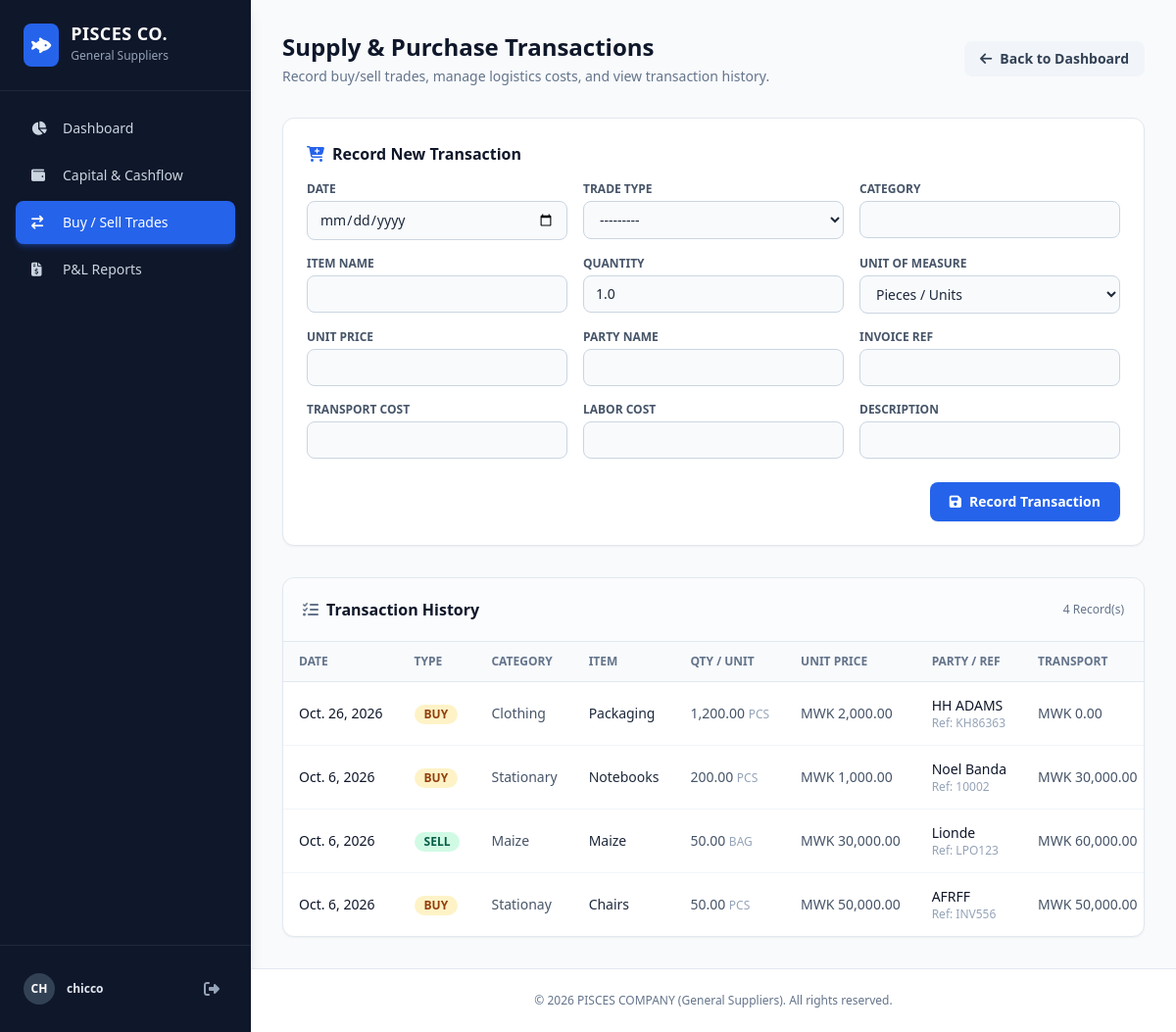
Page /trades/ (signed in) on the committed database.
### pisces_app/models.py (models this page shows, shortened)
class Trade(models.Model):
    TRADE_TYPES = [
        ('BUY', 'Purchase / Buy'),
        ('SELL', 'Supply / Sell'),
    ]
    UNIT_CHOICES = [
        ('PCS', 'Pieces / Units'),
        ('BOX', 'Boxes / Cartons'),
        ('BAG', 'Bags'),
        ('KG', 'Kilograms'),
        ('LTR', 'Liters'),
        ('SET', 'Sets / Bundles'),
    ]
    date = models.DateField(default=timezone.now)
    trade_type = models.CharField(max_length=4, choices=TRADE_TYPES)
    category = models.CharField(max_length=100, help_text="e.g., Office Stationery, Hardware, Electronics")
    item_name = models.CharField(max_length=150)
    quantity = models.DecimalField(max_digits=10, decimal_places=2, default=1.00)
    unit_of_measure = models.CharField(max_length=10, choices=UNIT_CHOICES, default='PCS')
    unit_price = models.DecimalField(max_digits=10, decimal_places=2, help_text="Buying or Selling price per unit")
    party_name = models.CharField(max_length=150, blank=True, null=True, help_text="Supplier Name or Client/Organization Name")
    invoice_ref = models.CharField(max_length=50, blank=True, null=True, help_text="LPO or Invoice Number")
    transport_cost = models.DecimalField(max_digits=10, decimal_places=2, default=0.00)
    labor_cost = models.DecimalField(max_digits=10, decimal_places=2, default=0.00)
    description = models.CharField(max_length=255, blank=True, null=True)
    @property
    def item_total(self):
        return self.quantity * self.unit_price
    @property
    def grand_total(self):
        if self.trade_type == 'BUY':
            return self.item_total + self.transport_cost + self.labor_cost
        return self.item_total

### pisces_app/views.py (the view)
# urls.py: path('trades/', views.trades_view, name='trades'),
@login_required
def trades_view(request):
    if request.method == 'POST':
        form = TradeForm(request.POST)
        if form.is_valid():
            form.save()
            messages.success(request, 'Trade transaction saved successfully!')
            return redirect('trades')
        else:
            messages.error(request, 'Failed to record trade. Please check form inputs.')
    else:
        form = TradeForm()
    records = Trade.objects.all().order_by('-date')
    return render(request, 'trades.html', {'form': form, 'records': records})

### pisces_app/context_processors.py (called while the page is built)
def currency_context(request):
    return {
        'currency_symbol': getattr(settings, 'CURRENCY_SYMBOL', '$')
    }

### pisces_app/templates/trades.html (shortened to what this page needs)
{% extends 'base.html' %}
{% load humanize %}
{% block content %}
<div class="mb-8 flex flex-col md:flex-row md:items-center md:justify-between gap-4">
    <div>
        <h1 class="text-2xl font-bold text-slate-900">Supply & Purchase Transactions</h1>
        <p class="text-sm text-slate-500 mt-1">Record buy/sell trades, manage logistics costs, and view transaction history.</p>
    </div>
    <div>
        <a href="{% url 'dashboard' %}" class="inline-flex items-center gap-2 px-4 py-2 bg-slate-100 hover:bg-slate-200 text-slate-700 rounded-lg text-sm font-semibold transition">
            <i class="fa-solid fa-arrow-left"></i> Back to Dashboard
        </a>
    </div>
</div>
<div class="bg-white rounded-xl border border-slate-200 shadow-sm p-6 mb-8">
    <h2 class="text-base font-bold text-slate-900 mb-4 flex items-center gap-2">
        <i class="fa-solid fa-cart-plus text-blue-600"></i> Record New Transaction
    </h2>
    <form method="post" class="space-y-4">
        <div class="grid grid-cols-1 md:grid-cols-2 lg:grid-cols-3 gap-4">
            {% for field in form %}
            <div>
                <label for="{{ field.id_for_label }}" class="block text-xs font-semibold text-slate-600 uppercase mb-1">
                    {{ field.label }}
                </label>
                <div class="relative">
                    {% if field.field.widget.input_type == 'select' or field.field.choices %}
                        <select name="{{ field.name }}"
                                id="{{ field.id_for_label }}"
                                class="w-full px-3 py-2 bg-slate-50 border border-slate-300 rounded-lg text-sm focus:outline-none focus:ring-2 focus:ring-blue-500 focus:bg-white transition text-slate-800"
                                {% if field.field.required %}required{% endif %}>
                            {% for value, text in field.field.choices %}
                                <option value="{{ value }}" {% if field.value|stringformat:"s" == value|stringformat:"s" %}selected{% endif %}>
                                    {{ text }}
                                </option>
                            {% endfor %}
                        </select>
                    {% else %}
                        <input type="{{ field.field.widget.input_type|default:'text' }}"
                               name="{{ field.name }}"
                               id="{{ field.id_for_label }}"
                               value="{{ field.value|default:'' }}"
                               class="w-full px-3 py-2 bg-slate-50 border border-slate-300 rounded-lg text-sm focus:outline-none focus:ring-2 focus:ring-blue-500 focus:bg-white transition"
                               {% if field.field.required %}required{% endif %}>
                    {% endif %}
                </div>
            </div>
            {% endfor %}
        </div>
        <div class="flex justify-end pt-2">
            <button type="submit" class="inline-flex items-center gap-2 px-5 py-2.5 bg-blue-600 hover:bg-blue-700 text-white font-semibold rounded-lg text-sm shadow-sm transition">
                <i class="fa-solid fa-save"></i> Record Transaction
            </button>
        </div>
    </form>
</div>
<div class="bg-white rounded-xl border border-slate-200 shadow-sm overflow-hidden">
    <div class="p-5 border-b border-slate-200 bg-slate-50/50 flex items-center justify-between">
        <h2 class="font-bold text-slate-900 flex items-center gap-2">
            <i class="fa-solid fa-list-check text-slate-500"></i> Transaction History
        </h2>
        <span class="text-xs text-slate-500 font-medium">{{ records|length }} Record(s)</span>
    </div>
    <div class="overflow-x-auto">
        <table class="w-full text-left text-sm text-slate-600">
            <thead class="bg-slate-50 text-xs text-slate-500 uppercase border-b border-slate-200">
                <tr>
                    <th class="px-4 py-3 font-semibold">Date</th>
                    <th class="px-4 py-3 font-semibold">Type</th>
                    <th class="px-4 py-3 font-semibold">Category</th>
                    <th class="px-4 py-3 font-semibold">Item</th>
                    <th class="px-4 py-3 font-semibold">Qty / Unit</th>
                    <th class="px-4 py-3 font-semibold">Unit Price</th>
                    <th class="px-4 py-3 font-semibold">Party / Ref</th>
                    <th class="px-4 py-3 font-semibold">Transport</th>
                </tr>
            </thead>
            <tbody class="divide-y divide-slate-100">
                {% for t in records %}
                <tr class="hover:bg-slate-50/80 transition">
                    <td class="px-4 py-3.5 font-medium text-slate-900 whitespace-nowrap">{{ t.date }}</td>
                    <td class="px-4 py-3.5 whitespace-nowrap">
                        <span class="inline-flex items-center px-2.5 py-0.5 rounded-full text-xs font-semibold {% if t.trade_type == 'SELL' or t.trade_type == 'Supply' %}bg-emerald-100 text-emerald-800{% else %}bg-amber-100 text-amber-800{% endif %}">
                            {{ t.trade_type }}
                        </span>
                    </td>
                    <td class="px-4 py-3.5 text-slate-600 whitespace-nowrap">{{ t.category }}</td>
                    <td class="px-4 py-3.5 font-medium text-slate-800 whitespace-nowrap">{{ t.item_name }}</td>
                    <td class="px-4 py-3.5 whitespace-nowrap">{{ t.quantity|intcomma }} <span class="text-xs text-slate-400">{{ t.unit_of_measure }}</span></td>
                    <td class="px-4 py-3.5 whitespace-nowrap">{{ currency_symbol|default:"MWK" }} {{ t.unit_price|floatformat:2|intcomma }}</td>
                    <td class="px-4 py-3.5 whitespace-nowrap">
                        <div class="text-slate-900 font-medium">{{ t.party_name|default:"-" }}</div>
                        {% if t.invoice_ref %}
                        <div class="text-xs text-slate-400">Ref: {{ t.invoice_ref }}</div>
                        {% endif %}
                    </td>
                    <td class="px-4 py-3.5 whitespace-nowrap">{{ currency_symbol|default:"MWK" }} {{ t.transport_cost|floatformat:2|intcomma }}</td>
                </tr>
                {% endfor %}
            </tbody>
        </table>
    </div>
</div>
{% endblock %}

### pisces_app/templates/base.html (shortened to what this page needs)
<!DOCTYPE html>
<html lang="en" class="h-full bg-slate-50">
<head>
    <script src="https://cdn.tailwindcss.com"></script>
    <link rel="stylesheet" href="https://cdnjs.cloudflare.com/ajax/libs/font-awesome/6.4.0/css/all.min.css">
</head>
<body class="h-full flex text-slate-800 antialiased">
    {% if user.is_authenticated %}
    <aside class="w-64 bg-slate-900 text-slate-300 flex flex-col justify-between shrink-0 shadow-lg min-h-screen">
        <div>
            <div class="p-6 border-b border-slate-800 flex items-center gap-3">
                <div class="bg-blue-600 text-white p-2 rounded-lg text-lg">
                    <i class="fa-solid fa-fish-fins"></i>
                </div>
                <div>
                    <h1 class="font-bold text-white text-lg tracking-wide leading-none">PISCES CO.</h1>
                    <span class="text-xs text-slate-400">General Suppliers</span>
                </div>
            </div>
            <nav class="p-4 space-y-1">
                <a href="{% url 'dashboard' %}" class="flex items-center gap-3 px-4 py-3 rounded-lg text-sm font-medium transition hover:bg-slate-800 hover:text-white ">
                    <i class="fa-solid fa-chart-pie w-5"></i> Dashboard
                </a>
                <a href="{% url 'cashflow' %}" class="flex items-center gap-3 px-4 py-3 rounded-lg text-sm font-medium transition hover:bg-slate-800 hover:text-white ">
                    <i class="fa-solid fa-wallet w-5"></i> Capital & Cashflow
                </a>
                <a href="{% url 'trades' %}" class="flex items-center gap-3 px-4 py-3 rounded-lg text-sm font-medium transition hover:bg-slate-800 hover:text-white {% if request.resolver_match.url_name == 'trades' %}bg-blue-600 text-white shadow-md shadow-blue-600/30{% endif %}">
                    <i class="fa-solid fa-arrow-right-arrow-left w-5"></i> Buy / Sell Trades
                </a>
                <a href="{% url 'reports' %}" class="flex items-center gap-3 px-4 py-3 rounded-lg text-sm font-medium transition hover:bg-slate-800 hover:text-white ">
                    <i class="fa-solid fa-file-invoice-dollar w-5"></i> P&L Reports
                </a>
            </nav>
        </div>
        <div class="p-4 border-t border-slate-800">
            <div class="flex items-center justify-between px-2 py-2">
                <div class="flex items-center gap-3">
                    <div class="w-8 h-8 rounded-full bg-slate-700 flex items-center justify-center font-bold text-white text-xs uppercase">
                        {{ user.username|slice:":2" }}
                    </div>
                    <span class="text-xs font-semibold text-slate-200 truncate max-w-[100px]">{{ user.username }}</span>
                </div>
                <form id="logout-form" action="{% url 'logout' %}" method="post" class="inline">
                    <button type="submit" title="Logout" class="text-slate-400 hover:text-red-400 p-2 rounded-lg transition">
                        <i class="fa-solid fa-right-from-bracket"></i>
                    </button>
                </form>
            </div>
        </div>
    </aside>
    {% endif %}
    <main class="flex-1 flex flex-col min-w-0 overflow-y-auto">
        <div class="flex-1 p-8 max-w-7xl mx-auto w-full">
            {% block content %}
            {% endblock %}
        </div>
        <footer class="p-6 border-t border-slate-200 text-center text-xs text-slate-500 bg-white">
            <p>&copy; {{ year|default:'2026' }} PISCES COMPANY (General Suppliers). All rights reserved.</p>
        </footer>
    </main>
</body>
</html>

### rows in the picture
Trade: date "Oct. 26, 2026", trade_type "BUY", category "Clothing", item_name "Packaging", quantity "1,200.00", unit_of_measure "PCS", currency_symbol "MWK", unit_price "2,000.00", party_name "HH ADAMS", invoice_ref "KH86363", transport_cost "0.00"
Trade: date "Oct. 6, 2026", trade_type "BUY", category "Stationary", item_name "Notebooks", quantity "200.00", unit_of_measure "PCS", currency_symbol "MWK", unit_price "1,000.00", party_name "Noel Banda", invoice_ref "10002", transport_cost "30,000.00"
Trade: date "Oct. 6, 2026", trade_type "SELL", category "Maize", item_name "Maize", quantity "50.00", unit_of_measure "BAG", currency_symbol "MWK", unit_price "30,000.00", party_name "Lionde", invoice_ref "LPO123", transport_cost "60,000.00"
Trade: date "Oct. 6, 2026", trade_type "BUY", category "Stationay", item_name "Chairs", quantity "50.00", unit_of_measure "PCS", currency_symbol "MWK", unit_price "50,000.00", party_name "AFRFF", invoice_ref "INV556", transport_cost "50,000.00"

### other values in the picture
{{ user.username|slice:":2" }} "CH"
{{ user.username }} "chicco"
{{ field.label }} "DATE" "TRADE TYPE" "CATEGORY" "ITEM NAME" "QUANTITY" "UNIT OF MEASURE" "UNIT PRICE" "PARTY NAME" "INVOICE REF" "TRANSPORT COST" "LABOR COST" "DESCRIPTION"
{{ records|length }} "4"
{{ year|default:'2026' }} "2026"
form field trade_type "---------"
form field unit_of_measure "Pieces / Units"
